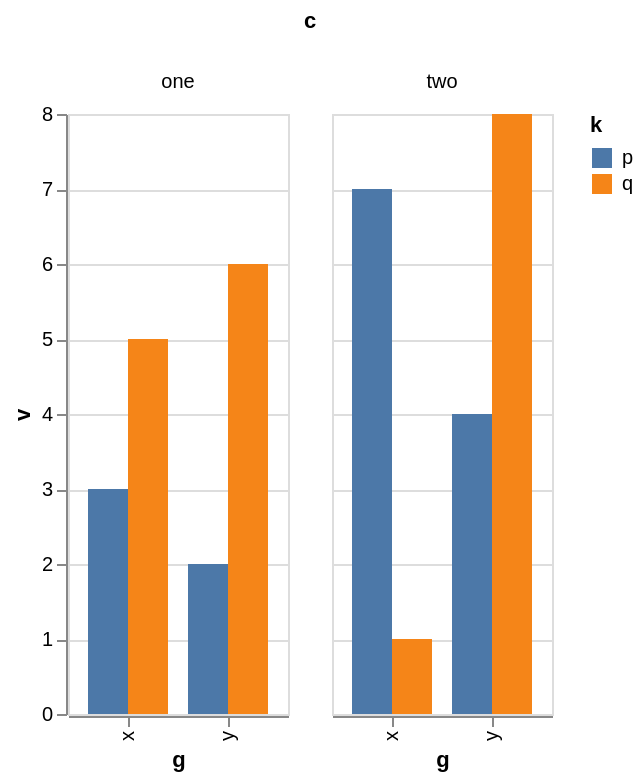

This figure's Vega-Lite source:
### Vega-Lite specification from a JSON file in a GitHub repository (floating-point values rounded to 4 significant figures)
{"$schema": "https://vega.github.io/schema/vega-lite/v6.json", "description": "Grouped bars inside a trellis, so an offset band nests inside a faceted cell.", "data": {"values": [{"c": "one", "g": "x", "k": "p", "v": 3}, {"c": "one", "g": "x", "k": "q", "v": 5}, {"c": "one", "g": "y", "k": "p", "v": 2}, {"c": "one", "g": "y", "k": "q", "v": 6}, {"c": "two", "g": "x", "k": "p", "v": 7}, {"c": "two", "g": "x", "k": "q", "v": 1}, {"c": "two", "g": "y", "k": "p", "v": 4}, {"c": "two", "g": "y", "k": "q", "v": 8}]}, "mark": "bar", "encoding": {"column": {"field": "c", "type": "nominal"}, "x": {"field": "g", "type": "nominal"}, "xOffset": {"field": "k", "type": "nominal"}, "y": {"field": "v", "type": "quantitative"}, "color": {"field": "k", "type": "nominal"}}}
